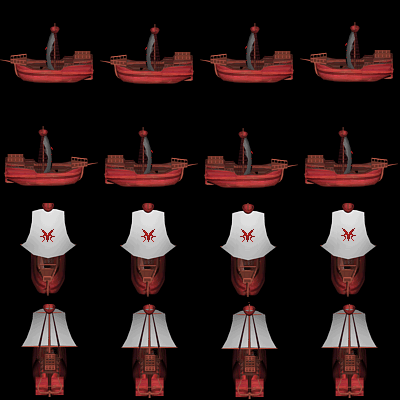

This is a level from a 2D game, rendered from its Tiled map with the project's own tilesets. A one-line summary and the complete map file follow:
An orthogonal 4x4 tile map with 100x100 px tiles, 1 tile layer (Capa de patrones 1).

<map version="1.10" tiledversion="1.11.0" orientation="orthogonal" renderorder="right-down" width="4" height="4" tilewidth="100" tileheight="100" infinite="0" nextlayerid="2" nextobjectid="1">
 <tileset firstgid="1" source="barca.tsx" />
 <layer id="1" name="Capa de patrones 1" width="4" height="4">
  <data encoding="csv">
1,2,3,4,
5,6,7,8,
9,10,11,12,
13,14,15,16
</data>
 </layer>
</map>
